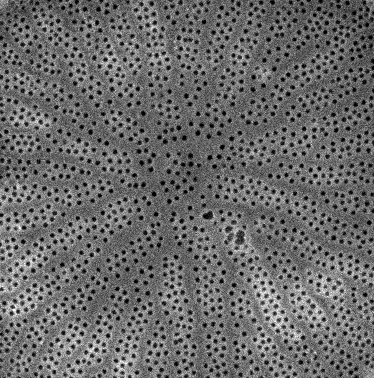
#> input picture work/CNMS/testing thresholds, blurs/cropped_Wild013.tif, 374 x 378 px
$ jupyter execute 'Blurs, Histograms, Stats -Copy1.ipynb'
#> lines starting #> are read from the running program, lines starting #| are printed output that depends on the picture; after the words box and inside, x2 and y2 are one past the last pixel; in counts of white or black regions, pixels touching at a corner belong together
[cell 1]
import matplotlib.pyplot as plt
import cv2
img = cv2.imread('cropped_Wild013.tif')
#> img is the input picture: shape (378, 374, 3); min 0, max 255, mean 106.6
blur = cv2.blur(img,(15,15))
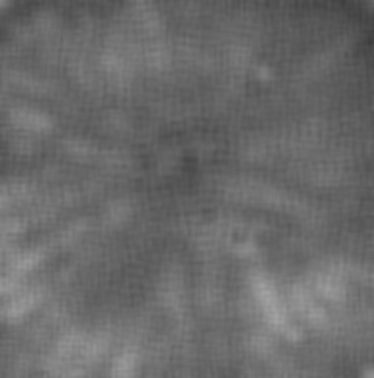
#> blur: shape (378, 374, 3); min 60, max 162, mean 106.6
from matplotlib.colors import LinearSegmentedColormap
cdict2 = {'red':   ((0.0, 0.0, 0.0),
                   (0.1, 1.0, 1.0),
                   (1.0, 1.0, 1.0)),

         'green': ((0.0, 0.0, 0.0),
                   (1.0, 0.0, 0.0)),

        'blue':  ((0.0, 0.0, 0.0),
                   (1.0, 0.0, 0.0))
        }
red2 = LinearSegmentedColormap('Red2', cdict2)
from skimage.filters import threshold_otsu
thotsu=threshold_otsu(blur)
#> thotsu = 109
otsublur = blur[:,:,0]> thotsu
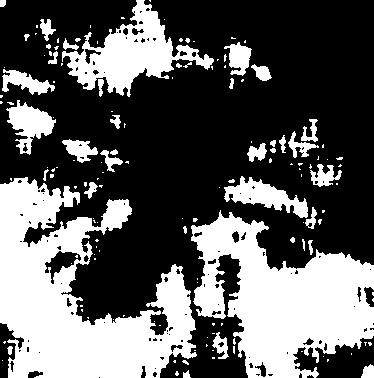
#> otsublur: shape (378, 374) bool; 36.7% white; 147 white regions (107 under 20 px), largest, box (x1, y1, x2, y2) and area: (0, 177, 197, 378) 21328, (191, 210, 374, 378) 16938, (62, 0, 214, 97) 5441

from skimage.morphology import skeletonize
otsuskeleton = skeletonize(otsublur)
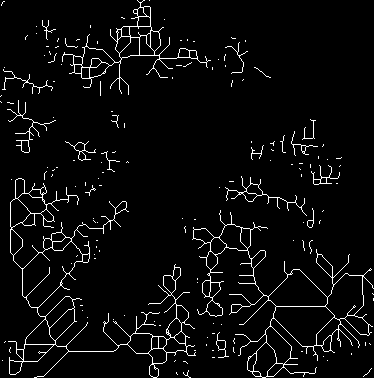
#> otsuskeleton: shape (378, 374) bool; 4.3% white in thin lines or dots
imgplot = plt.imshow(img, alpha=0.9)
ax = plt.subplot()
ax.imshow(otsuskeleton, cmap=red2, interpolation='sinc', alpha=.42)
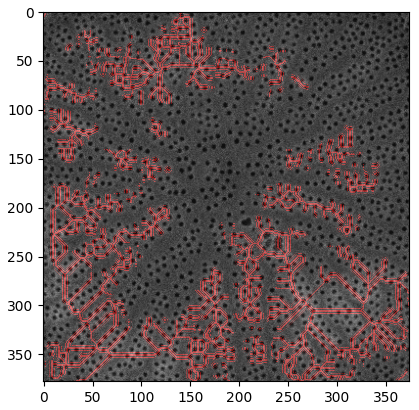
#> figure drawn by matplotlib, 1 panel

[cell 2]
import numpy as np
import cv2 as cv
from matplotlib import pyplot as plt
img = cv.imread('cropped_Wild013.tif',0)
#> img: shape (378, 374); min 0, max 255, mean 106.6
plt.hist(img.ravel(),256,[0,256]); plt.show()
#> after `plt.hist(img.ravel(), 256, [0, 256])`:
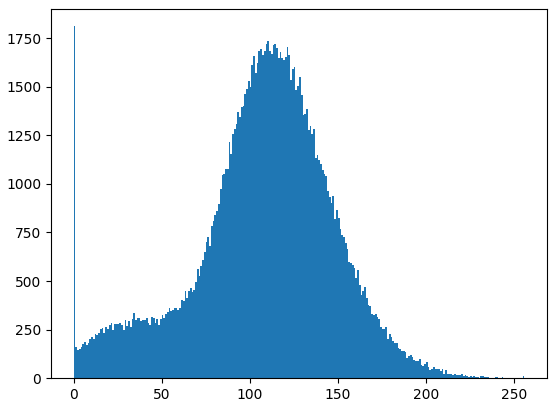
#> figure drawn by matplotlib, 1 panel; tallest bar 1811 high, from x = 0 to 1

np.mean(img)
#> Out = 106.6

[cell 3]
np.std(img)
#> Out = 40.48

$ run again, with work/CNMS/testing thresholds, blurs/cropped_Wild002.tif copied over work/CNMS/testing thresholds, blurs/cropped_Wild013.tif
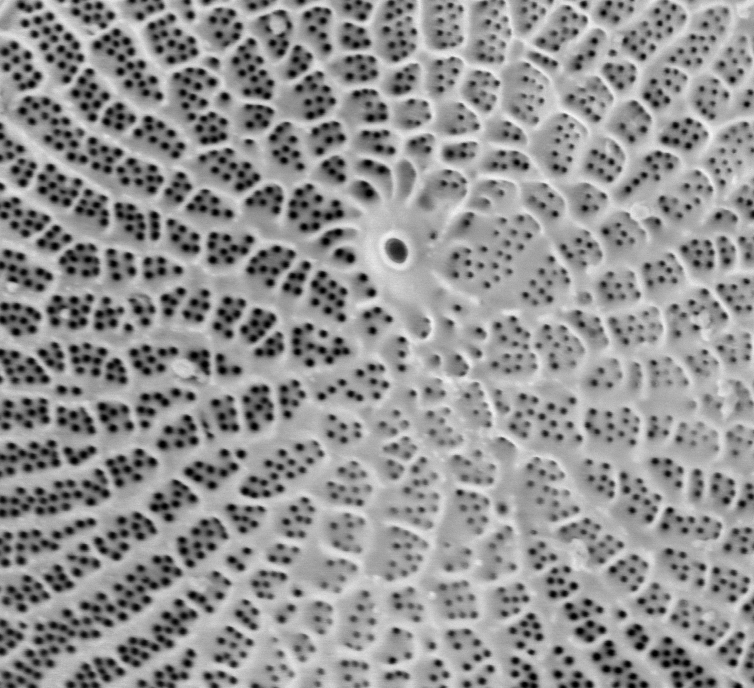
#> input picture work/CNMS/testing thresholds, blurs/cropped_Wild002.tif, 754 x 688 px
#> img is the input picture: shape (688, 754, 3); min 0, max 245, mean 146.3
#> thotsu = 138
#> `otsublur = blur[:,:,0]> thotsu`:
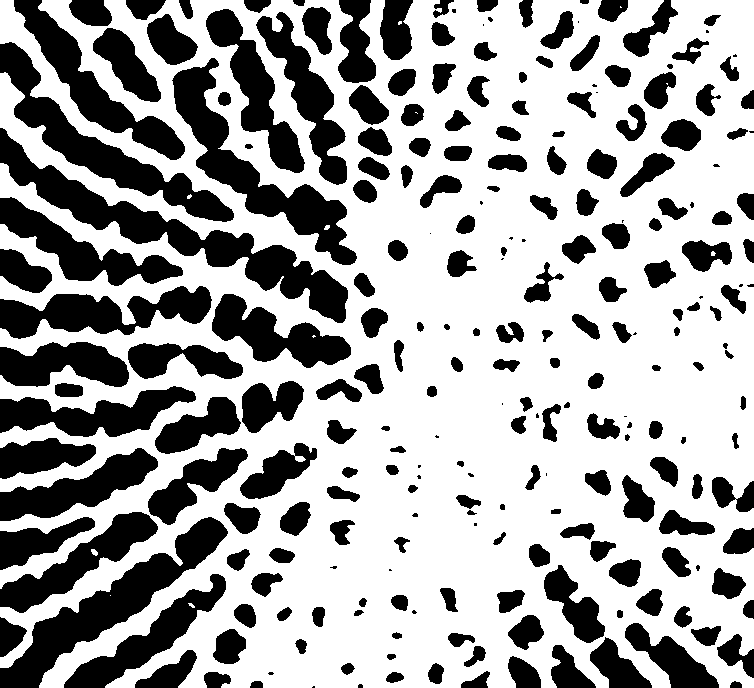
#> otsublur: shape (688, 754) bool; 64.7% white; 242 black regions (38 under 20 px), largest, box (x1, y1, x2, y2) and area: (0, 128, 348, 323) 11512, (0, 517, 228, 688) 9010, (172, 58, 357, 265) 8651
#> otsuskeleton: shape (688, 754) bool; 4% white in thin lines or dots
#> img: shape (688, 754)
#> `plt.hist(img.ravel(), 256, [0, 256])`:
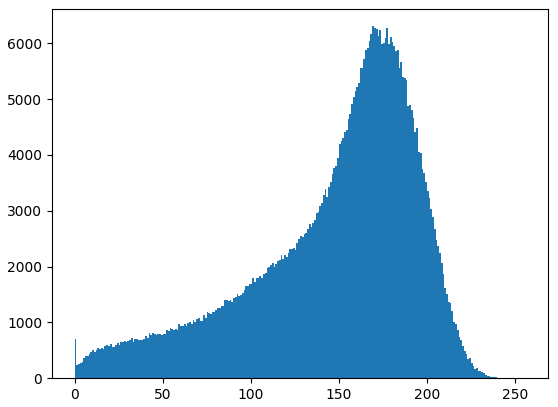
#> figure drawn by matplotlib, 1 panel; tallest bar 6304 high, from x = 169 to 170
#> `np.mean(img)`: Out = 146.3
#> `np.std(img)`: Out = 48.05

$ run again, with work/CNMS/testing thresholds, blurs/cropped_Wild004.tif copied over work/CNMS/testing thresholds, blurs/cropped_Wild013.tif
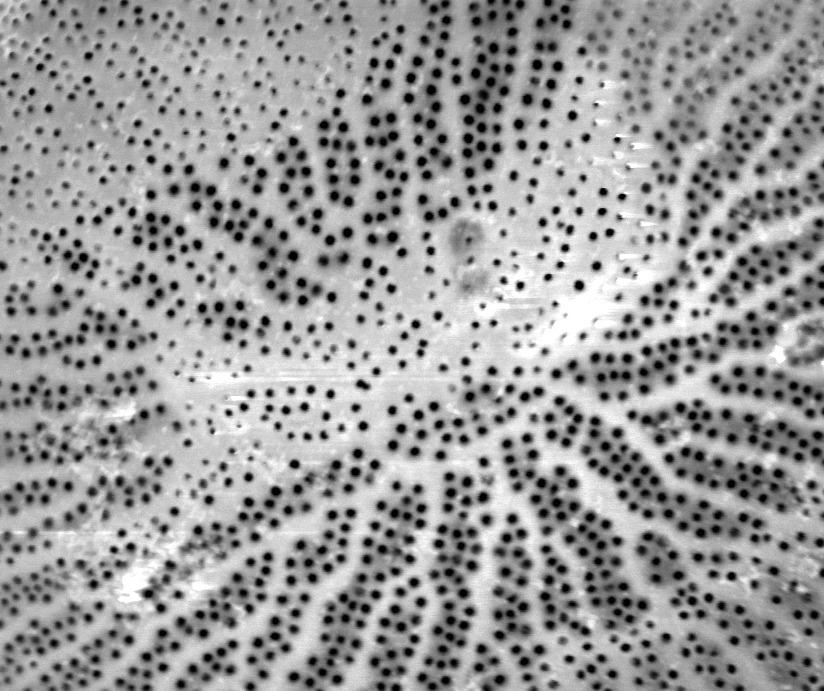
#> input picture work/CNMS/testing thresholds, blurs/cropped_Wild004.tif, 824 x 691 px
#> img is the input picture: shape (691, 824, 3); min 0, max 255, mean 153.9
#> thotsu = 153
#> `otsublur = blur[:,:,0]> thotsu`:
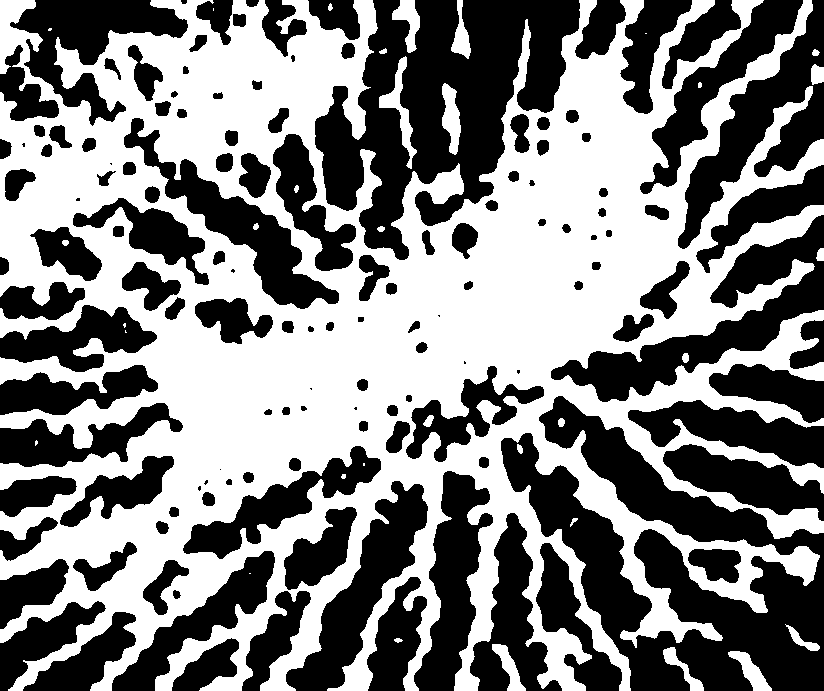
#> otsublur: shape (691, 824) bool; 51% white; 137 black regions (12 under 20 px), largest, box (x1, y1, x2, y2) and area: (501, 396, 824, 691) 39754, (315, 0, 580, 260) 34688, (551, 215, 824, 402) 13486
#> otsuskeleton: shape (691, 824) bool; 3.2% white in thin lines or dots
#> img: shape (691, 824)
#> `plt.hist(img.ravel(), 256, [0, 256])`:
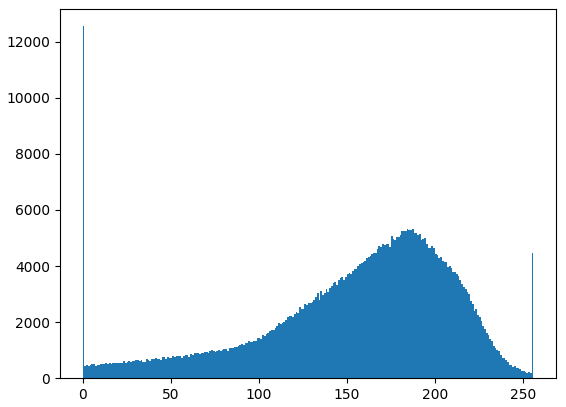
#> figure drawn by matplotlib, 1 panel; tallest bar 12552 high, from x = 0 to 1
#> `np.mean(img)`: Out = 153.9
#> `np.std(img)`: Out = 56.74

$ run again, with work/CNMS/testing thresholds, blurs/cropped_Wild006.tif copied over work/CNMS/testing thresholds, blurs/cropped_Wild013.tif
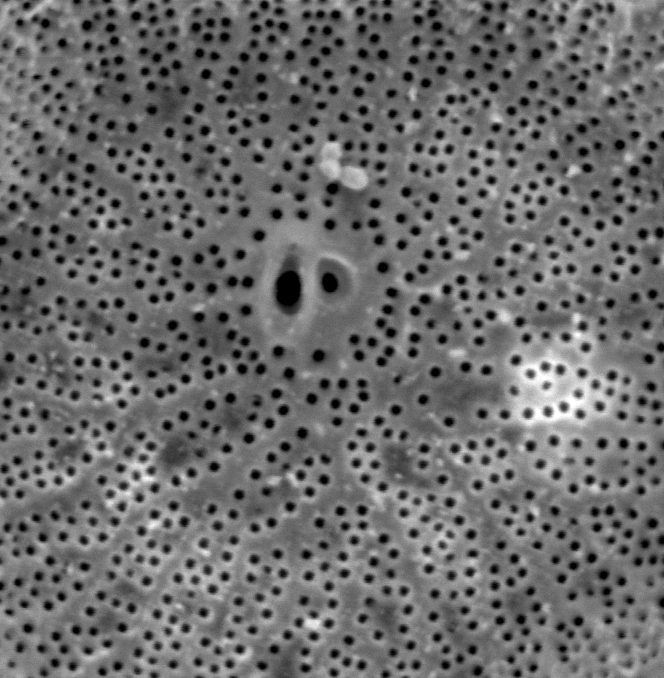
#> input picture work/CNMS/testing thresholds, blurs/cropped_Wild006.tif, 664 x 678 px
#> img is the input picture: shape (678, 664, 3); min 0, max 255, mean 107.4
#> thotsu = 108
#> `otsublur = blur[:,:,0]> thotsu`:
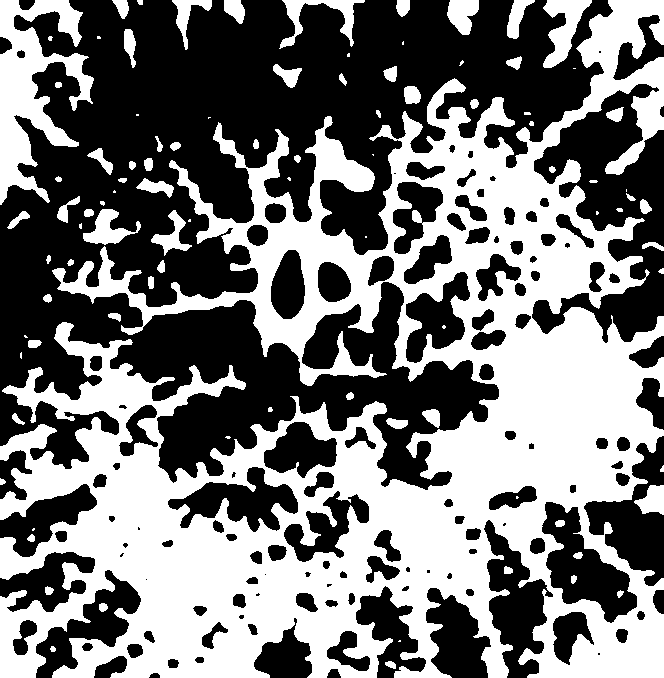
#> otsublur: shape (678, 664) bool; 46.6% white; 94 white regions (24 under 20 px), largest, box (x1, y1, x2, y2) and area: (0, 0, 664, 678) 188234, (0, 0, 94, 205) 8846, (543, 0, 592, 68) 1560
#> otsuskeleton: shape (678, 664) bool; 3.5% white in thin lines or dots
#> img: shape (678, 664)
#> `plt.hist(img.ravel(), 256, [0, 256])`:
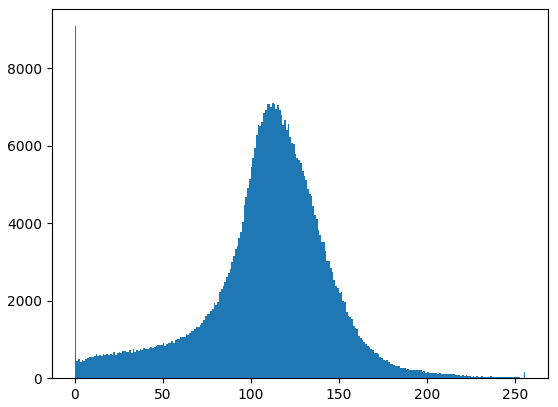
#> figure drawn by matplotlib, 1 panel; tallest bar 9089 high, from x = 0 to 1
#> `np.mean(img)`: Out = 107.4
#> `np.std(img)`: Out = 38.44
